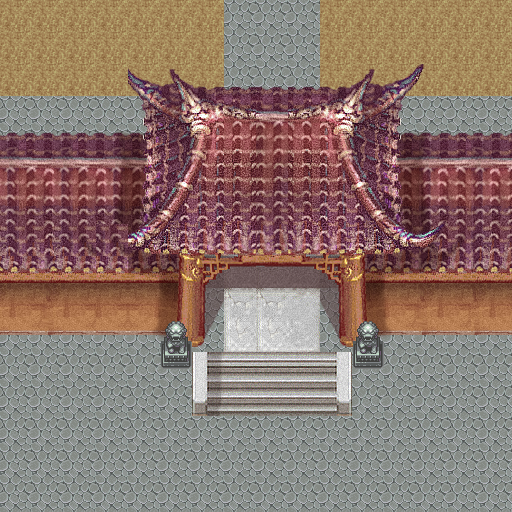

This is a level from a 2D game, rendered from its Tiled map with the project's own tilesets. A one-line summary and the complete map file follow:
An orthogonal 16x16 tile map with 32x32 px tiles, 4 tile layers (floor, wall, obj, cover), 2 tilesets.

<map version="1.0" orientation="orthogonal" renderorder="right-down" width="16" height="16" tilewidth="32" tileheight="32" nextobjectid="1">
 <tileset firstgid="1" name="Old" tilewidth="32" tileheight="32" tilecount="1736" columns="8">
  <image source="Old.png" width="256" height="6963" />
 </tileset>
 <tileset firstgid="1737" name="Old_1" tilewidth="32" tileheight="32" tilecount="1744" columns="8">
  <image source="Old_1.png" width="256" height="7000" />
 </tileset>
 <layer name="floor" width="16" height="16">
  <data encoding="csv">
1927,1927,1927,1927,1927,1927,1927,516,516,516,1927,1927,1927,1927,1927,1927,
1927,1927,1927,1927,1927,1927,1927,516,516,516,1927,1927,1927,1927,1927,1927,
1927,1927,1927,1927,1927,1927,1927,516,516,516,1927,1927,1927,1927,1927,1927,
516,516,516,516,516,516,516,516,516,516,516,516,516,516,516,516,
516,516,516,516,516,516,516,516,516,516,516,516,516,516,516,516,
516,516,516,516,516,516,516,516,516,516,516,516,516,516,516,516,
516,516,516,516,516,516,516,516,516,516,516,516,516,516,516,516,
516,516,516,516,516,516,516,1873,1873,1874,516,516,516,516,516,516,
516,516,516,516,516,516,516,1881,1881,1882,516,516,516,516,516,516,
516,516,516,516,516,516,516,516,516,516,516,516,516,516,516,516,
516,516,516,516,516,516,516,516,516,516,516,516,516,516,516,516,
516,516,516,516,516,516,516,516,516,516,516,516,516,516,516,516,
516,516,516,516,516,516,516,516,516,516,516,516,516,516,516,516,
516,516,516,516,516,516,516,516,516,516,516,516,516,516,516,516,
516,516,516,516,516,516,516,516,516,516,516,516,516,516,516,516,
516,516,516,516,516,516,516,516,516,516,516,516,516,516,516,516
</data>
 </layer>
 <layer name="wall" width="16" height="16">
  <data encoding="csv">
0,0,0,0,0,0,0,0,0,0,0,0,0,0,0,0,
0,0,0,0,0,0,0,0,0,0,0,0,0,0,0,0,
0,0,0,0,0,0,0,0,0,0,0,0,0,0,0,0,
0,0,0,0,0,0,0,0,0,0,0,0,0,0,0,0,
0,0,0,0,0,0,0,0,0,0,0,0,0,0,0,0,
0,0,0,0,0,0,0,0,0,0,0,0,0,0,0,0,
0,0,0,0,0,0,0,0,0,0,0,0,0,0,0,0,
0,0,0,0,0,0,0,0,0,0,0,0,0,0,0,0,
2414,2415,2416,2416,2486,2487,2488,2173,2243,2244,2409,2410,2411,2412,2413,2414,
2422,2423,2424,2424,2494,2495,2496,0,0,0,2417,2418,2419,2420,2421,2422,
2430,2431,2432,2432,2502,2503,2504,0,0,0,2425,2426,2427,2428,2429,2430,
0,0,0,0,0,0,0,0,0,0,0,0,0,0,0,0,
0,0,0,0,0,0,0,0,0,0,0,0,0,0,0,0,
0,0,0,0,0,0,0,0,0,0,0,0,0,0,0,0,
0,0,0,0,0,0,0,0,0,0,0,0,0,0,0,0,
0,0,0,0,0,0,0,0,0,0,0,0,0,0,0,0
</data>
 </layer>
 <layer name="obj" width="16" height="16">
  <data encoding="csv">
0,0,0,0,0,0,0,0,0,0,0,0,0,0,0,0,
0,0,0,0,0,0,0,0,0,0,0,0,0,0,0,0,
0,0,0,0,0,0,0,0,0,0,0,0,0,0,0,0,
0,0,0,0,0,0,0,0,0,0,0,0,0,0,0,0,
0,0,0,0,0,0,0,0,0,0,0,0,0,0,0,0,
0,0,0,0,0,0,0,0,0,0,0,0,0,0,0,0,
0,0,0,0,0,0,0,0,0,0,0,0,0,0,0,0,
0,0,0,0,0,0,0,0,0,0,0,0,0,0,0,0,
0,0,0,0,0,0,0,0,0,0,0,0,0,0,0,0,
0,0,0,0,0,0,0,1873,1873,1874,0,0,0,0,0,0,
0,0,0,0,0,469,0,1881,1881,1882,0,469,0,0,0,0,
0,0,0,0,0,477,1955,1957,1958,1958,1960,477,0,0,0,0,
0,0,0,0,0,0,1963,1965,1966,1966,1968,0,0,0,0,0,
0,0,0,0,0,0,0,0,0,0,0,0,0,0,0,0,
0,0,0,0,0,0,0,0,0,0,0,0,0,0,0,0,
0,0,0,0,0,0,0,0,0,0,0,0,0,0,0,0
</data>
 </layer>
 <layer name="cover" width="16" height="16">
  <data encoding="csv">
0,0,0,0,0,0,0,0,0,0,0,0,0,0,0,0,
0,0,0,0,0,0,0,0,0,0,0,0,0,0,0,0,
0,0,0,0,2438,2439,2440,2125,2127,2196,2361,2362,2363,2364,0,0,
0,0,0,0,2446,2447,2448,2133,2135,2204,2369,2370,2371,2372,0,0,
2450,2451,2452,2453,2454,2455,2456,2141,2143,2212,2377,2378,2379,2380,2381,2382,
2458,2459,2460,2461,2462,2463,2464,2149,2151,2220,2385,2386,2387,2388,2389,2390,
2466,2467,2468,2469,2470,2471,2472,2157,2159,2228,2393,2394,2395,2396,2397,2398,
2474,2475,2476,2476,2478,2479,2480,2165,2167,2236,2401,2402,2403,2404,2405,2406,
0,0,0,0,2486,2487,2488,2173,2243,2244,2409,2410,2411,2412,2413,2414,
0,0,0,0,0,0,0,0,0,0,0,0,0,0,0,0,
0,0,0,0,0,0,0,0,0,0,0,0,0,0,0,0,
0,0,0,0,0,0,0,0,0,0,0,0,0,0,0,0,
0,0,0,0,0,0,0,0,0,0,0,0,0,0,0,0,
0,0,0,0,0,0,0,0,0,0,0,0,0,0,0,0,
0,0,0,0,0,0,0,0,0,0,0,0,0,0,0,0,
0,0,0,0,0,0,0,0,0,0,0,0,0,0,0,0
</data>
 </layer>
</map>
